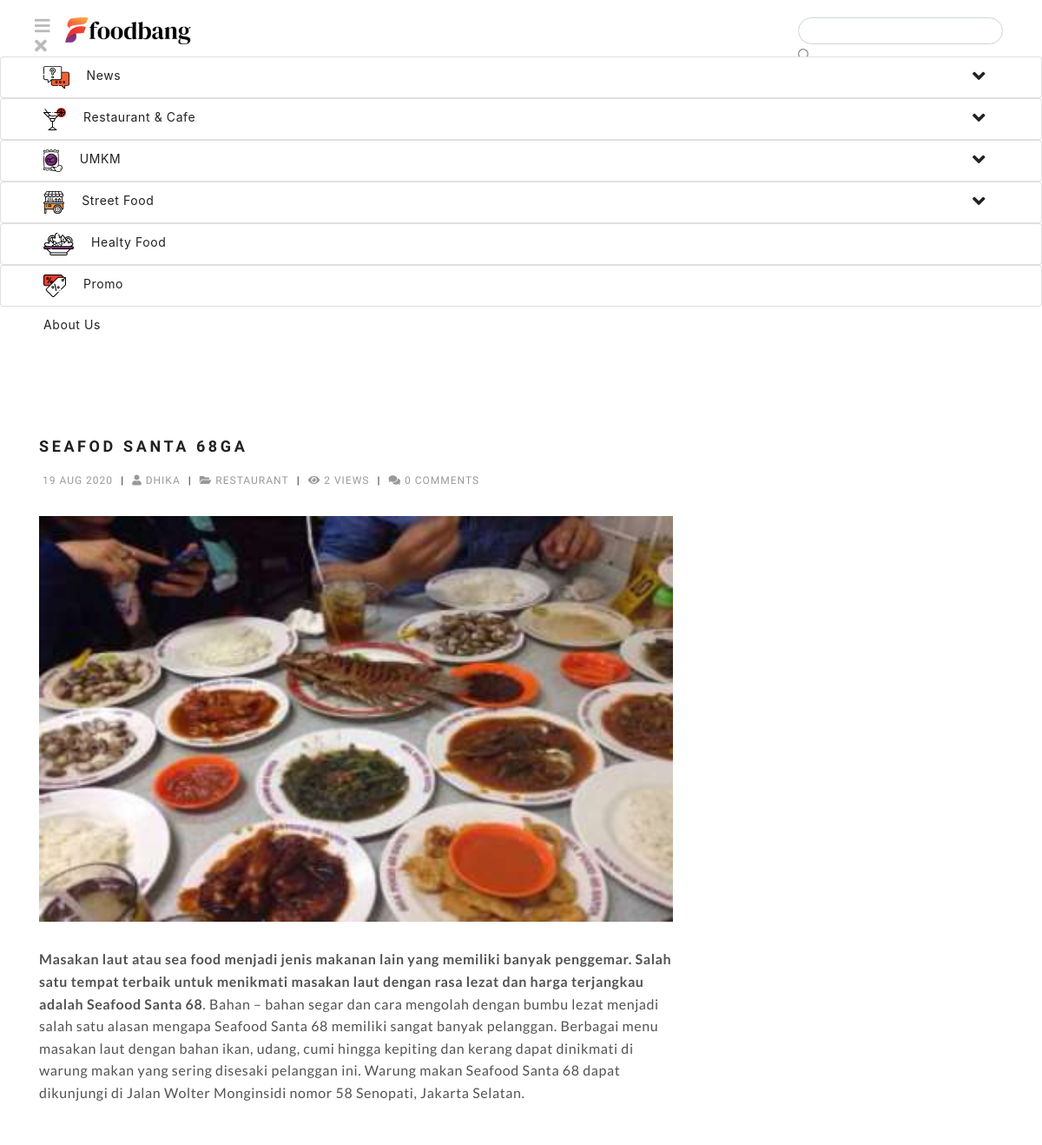
Before: /blog/seafod-santa-68ga (upper part) with the older database file.
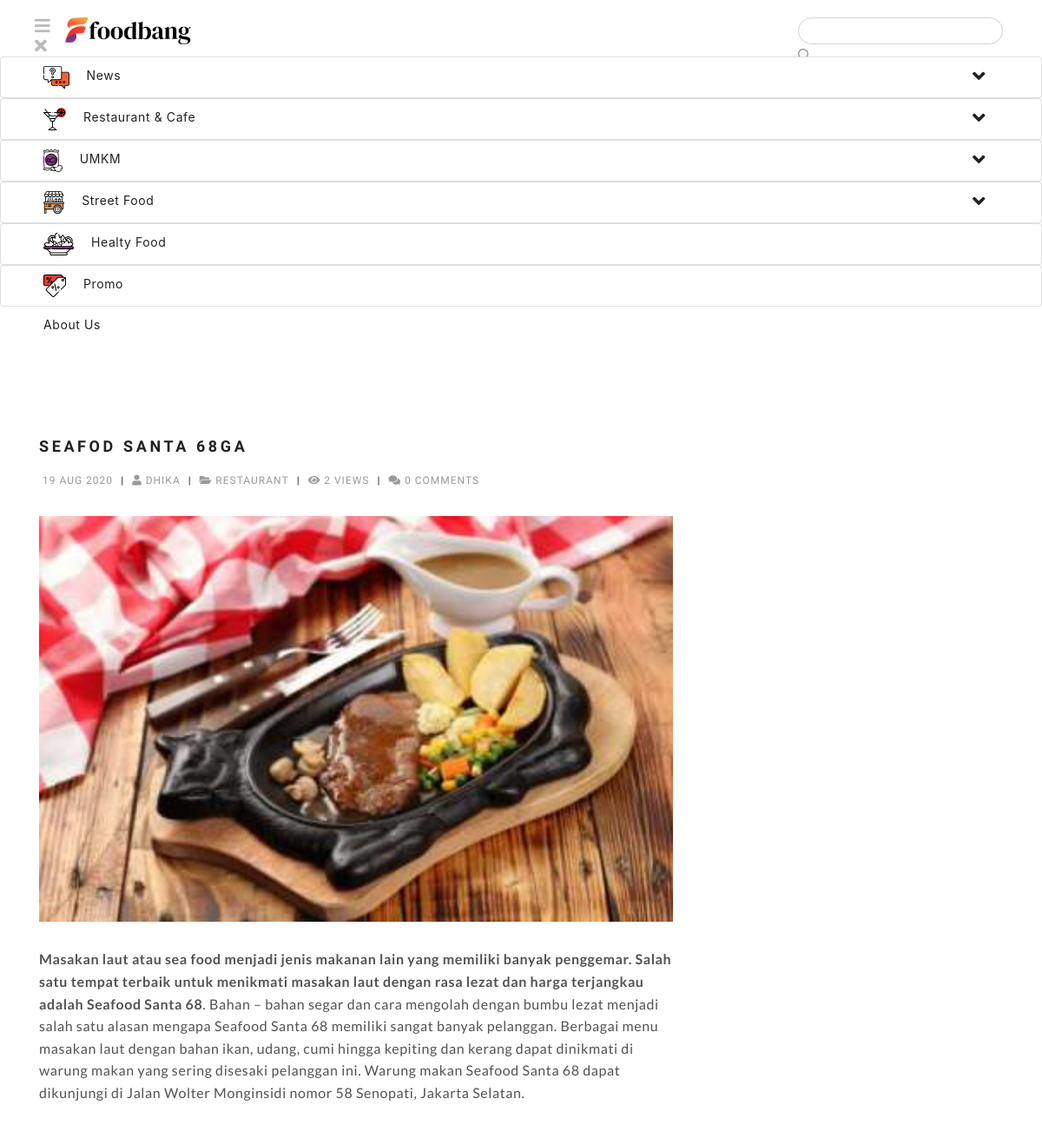
After: the same page with the newer database file.
### tables this page shows
CREATE TABLE `tbl_post` (
  `post_id` int(11) NOT NULL,
  `post_title` varchar(250) DEFAULT NULL,
  `post_description` text DEFAULT NULL,
  `post_description_title` varchar(255) NOT NULL,
  `post_contents` longtext DEFAULT NULL,
  `post_image` varchar(255) DEFAULT NULL,
  `post_image_desc` varchar(255) NOT NULL,
  `post_date` timestamp NULL DEFAULT current_timestamp(),
  `post_last_update` datetime DEFAULT NULL,
  `post_type_id` int(11) NOT NULL,
  `post_category_id` int(11) DEFAULT NULL,
  `post_subcategory_id` int(11) NOT NULL,
  `post_tags` varchar(225) DEFAULT NULL,
  `post_slug` varchar(250) DEFAULT NULL,
  `post_feature_article` int(11) NOT NULL,
  `post_city_id` int(11) NOT NULL,
  `post_location_id` int(11) NOT NULL,
  `post_halal_id` int(11) NOT NULL,
  `post_additional_id` int(11) NOT NULL,
  `post_status` int(11) DEFAULT NULL COMMENT '1=Publish, 0=Unpublish',
  `post_views` int(11) DEFAULT 0,
  `post_user_id` int(11) DEFAULT NULL,
  `post_detail_id` varchar(255) NOT NULL,
  `email_news_update` int(11) DEFAULT NULL
);

CREATE TABLE `tbl_category` (
  `category_id` int(11) NOT NULL,
  `category_type_id` int(50) NOT NULL,
  `category_name` varchar(200) DEFAULT NULL,
  `category_slug` varchar(200) DEFAULT NULL
);

### application/controllers/Blog.php (called while the page is built, shortened)
<?php
class Blog extends CI_Controller {
	function __construct(){
		$this->load->model('Blog_model','blog_model');
		$this->load->model('Visitor_model','visitor_model');
		$this->load->model('Home_model','home_model');
		$this->load->model('Site_model','site_model');
        $this->load->helper('text');
	}
	function detail($slug){
		$data=$this->blog_model->get_post_by_slug($slug);
		if($data->num_rows() > 0){
		    $q=$data->row_array();
    		$kode=$q['post_id'];
    		$x['title']=$q['post_title'];
    		if(empty($q['post_description'])){
    			$x['description'] = strip_tags(word_limiter($q['post_contents'],25));
    		}else{
    			$x['description'] = $q['post_description'];
    		}
    		$x['image']=$q['post_image'];
    		$x['slug']=$q['post_slug'];
    		$x['content']=$q['post_contents'];
    		$x['views']=$q['post_views'];
    		$x['comment']=$q['comment_total'];
    		$x['author']=$q['user_name'];
    		$x['category']=$q['category_name'];
    		$x['category_slug']=$q['category_slug'];
    		$x['date']=$q['post_date'];
    		$x['tags']=$q['post_tags'];
    		$x['post_id']=$kode;
    		$category_id = $q['category_id'];
    		$this->blog_model->count_views($kode);
    		$x['related_post']  = $this->blog_model->get_related_post($category_id,$kode);
    		$x['show_comments'] = $this->blog_model->show_comments($kode);
    		$site_info = $this->db->get('tbl_site', 1)->row();
			$v['logo'] =  $site_info->site_logo_header;
			$x['icon'] = $site_info->site_favicon;
    		$x['header'] = $this->load->view('header',$v,TRUE);
    		$x['footer'] = $this->load->view('footer','',TRUE);
    		$site = $this->site_model->get_site_data()->row_array();
			$x['site_name'] = $site['site_name'];
			$x['site_twitter'] = $site['site_twitter'];
			$x['site_facebook'] = $site['site_facebook'];
    		$this->load->view('blog_detail_view',$x);
		}else{
		    redirect('blog');
		}
	}
}

### index.php (called while the page is built, shortened)
<?php
require_once BASEPATH.'core/CodeIgniter.php';

### application/models/Blog_model.php (called while the page is built, shortened)
<?php
class Blog_model extends CI_Model{
	function get_post_by_slug($slug){
		$query = $this->db->query("SELECT tbl_post.*,user_name,COUNT(comment_id) AS comment_total,tbl_category.* FROM tbl_post
			LEFT JOIN tbl_user ON post_user_id=user_id
			LEFT JOIN tbl_comment ON post_id=comment_post_id
			LEFT JOIN tbl_category ON post_category_id=category_id
			WHERE post_slug='$slug' GROUP BY post_id LIMIT 1");
		return $query;
	}
	function count_views($kode){
        $user_ip=$_SERVER['REMOTE_ADDR'];
        $cek_ip=$this->db->query("SELECT * FROM tbl_post_views WHERE view_ip='$user_ip' AND view_post_id='$kode' AND DATE(view_date)=CURDATE()");
        if($cek_ip->num_rows() <= 0){
            $this->db->trans_start();
				$this->db->query("INSERT INTO tbl_post_views (view_ip,view_post_id) VALUES('$user_ip','$kode')");
				$this->db->query("UPDATE tbl_post SET post_views=post_views+1 where post_id='$kode'");
			$this->db->trans_complete();
			if($this->db->trans_status()==TRUE){
				return TRUE;
			}else{
				return FALSE;
			}
        }
    }
}

### application/views/blog_detail_view.php (the view, shortened to what the changed rows need)
<!DOCTYPE html>
<html lang="en">
	<head>
		<link rel="stylesheet" href="<?php echo base_url('theme/css/bootstrap.min.css') ?>"/>
		<link rel="stylesheet" href="<?php echo base_url('theme/css/style.css') ?>"/>
		<link rel="stylesheet" href="<?php echo base_url('theme/css/padding-margin.css') ?>"/>
		<link href="<?php echo base_url() . 'theme/css/jssocials.css' ?>" rel="stylesheet">
		<link href="<?php echo base_url() . 'theme/css/jssocials-theme-flat.css' ?>" rel="stylesheet">
		<link rel="stylesheet" href="<?php echo base_url() . 'assets/plugins/fontawesome/css/all.css' ?>"/>
	</head>
	<body class="content-animate">
		<div id="top" class="page">
			<main class="cd-main-content mt-100">
				<section class="page-section small-section">
					<div class="container relative">
						<div class="row">
							<div class="col-md-8 col-md-offset-2">
								<div class="blog-item clearfix">
									<h2 class="heading5 mt-0 font-face1 fw700"><?php echo $title; ?></h2>
									<div class="blog-item-meta font-face1">
										<span><a href="javascript:void(0)"><i class="fa fa-calendar-o"></i> <?php echo date('d M Y', strtotime($date)); ?></a></span>
										<span class="separator">&vert;</span>
										<span><a href="javascript:void(0)"><i class="fa fa-user"></i> <?php echo $author; ?></a></span>
										<span class="separator">&vert;</span>
										<span><a href="<?php echo site_url('category/' . $category_slug); ?>"><i class="fa fa-folder-open"></i> <?php echo $category; ?></a></span>
										<span class="separator">&vert;</span>
										<span><a href="javascript:void(0)"><i class="fa fa-eye"></i> <?php echo number_format($views) . ' views'; ?></a></span>
										<span class="separator">&vert;</span>
										<span><a href="javascript:void(0)"><i class="fa fa-comments"></i> <?php echo number_format($comment); ?> Comments</a></span>
									</div>
									<div class="blog-media">
										<img alt="" src="<?php echo base_url() . 'assets/images/' . $image; ?>">
									</div>
									<div class="blog-item-body light-text clearfix">
										<?php echo $content; ?>
									</div>
								</div>
							</div>
						</div>
					</div>
				</section>
				</main>
		</div>
	</body>
</html>

Changed rows visible on the page:
changed tbl_post "SEAFOD SANTA 68GA": post_image: a different picture
